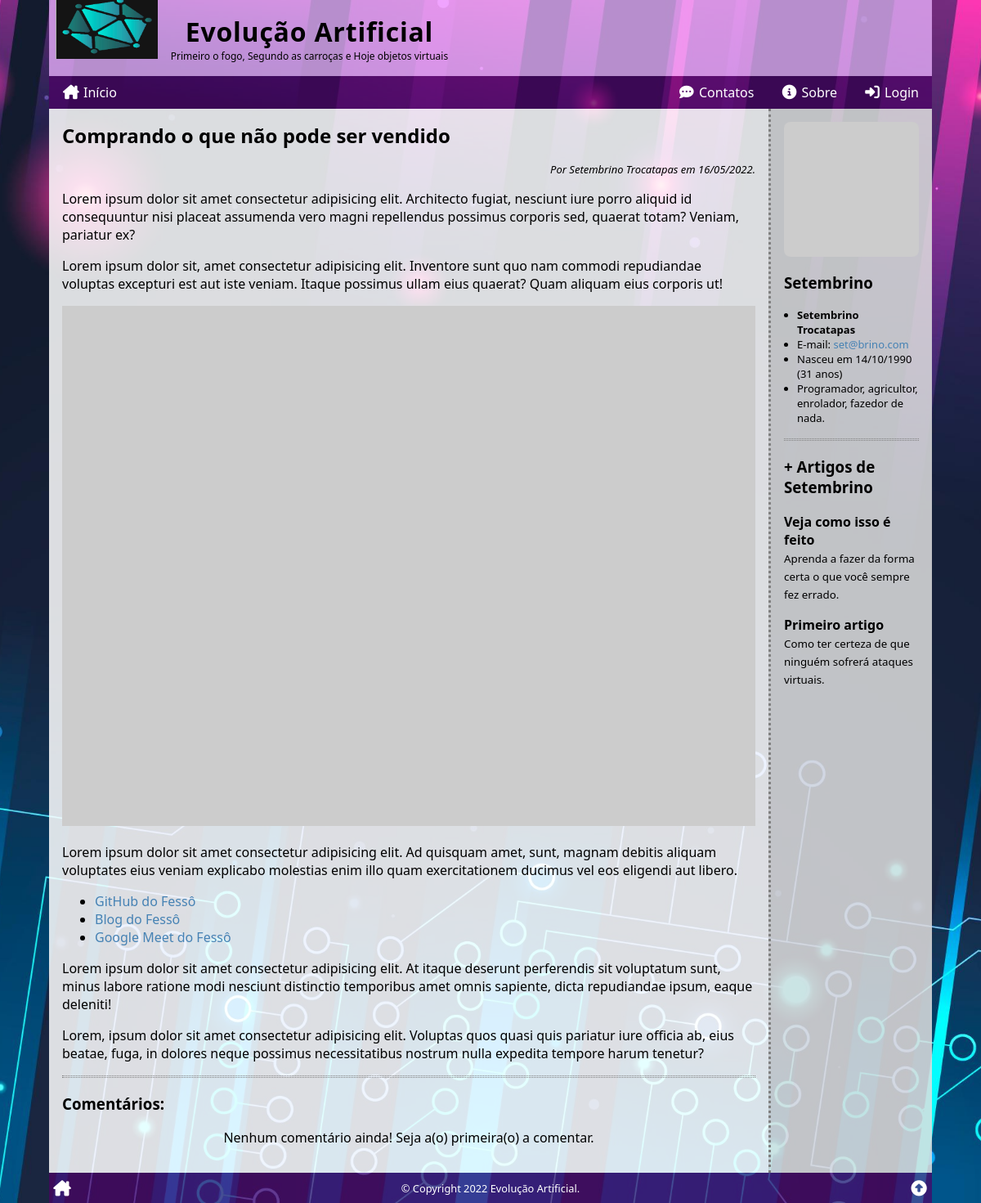
The page /ler/?id=3 on the database its author committed.
### tables this page shows
CREATE TABLE articles (
    art_id INT PRIMARY KEY AUTO_INCREMENT,
    art_title VARCHAR(127),
    art_intro VARCHAR(255),
    art_thumb VARCHAR(255),
    art_content TEXT,
    art_author INT,
    art_date TIMESTAMP DEFAULT CURRENT_TIMESTAMP,
    art_views INT DEFAULT '0',
    art_status ENUM('on', 'off', 'deleted') DEFAULT 'on',
    FOREIGN KEY (art_author) REFERENCES users (user_id)
);

CREATE TABLE users (
    user_id INT PRIMARY KEY AUTO_INCREMENT,
    user_name VARCHAR(255),
    user_email VARCHAR(255),
    user_birth DATE,
    user_photo VARCHAR(255),
    user_date TIMESTAMP DEFAULT CURRENT_TIMESTAMP,
    user_profile TEXT,
    user_password VARCHAR(255),
    user_type ENUM('user', 'author', 'admin') DEFAULT 'user',
    user_status ENUM('on', 'off', 'deleted') DEFAULT 'on'
);

### _config.php (called while the page is built, shortened)
<?php
function get_years_old($birth)
{
    $n = array(date('Y'), date('m'), date('d'));
    $b = explode('-', $birth);
    $yo = $n[0] - $b[0];
    if ($n[1] < $b[1]) {
        $yo--;
    } elseif ($n[1] == $b[1] and $n[2] <= $b[2]) {
        $yo--;
    }
    return $yo;
}

### ler/index.php (the view, shortened to what this page needs)
<?php
require($_SERVER['DOCUMENT_ROOT'] . '/_config.php');
$comment_list = '';
if (isset($_GET['id'])) $id = intval($_GET['id']);
else $id = 0;
$sql = <<<SQL
SELECT *,
	    -- DATE_FORMAT(art_date, '%d/%m/%Y às %H:%i') AS date_br,
        DATE_FORMAT(art_date, '%d/%m/%Y') AS date_br,
        DATE_FORMAT(user_birth, '%d/%m/%Y') AS birth_br
    FROM `articles`
INNER JOIN `users` ON art_author = user_id
WHERE art_id = '{$id}'
    AND art_status = 'on'
    AND art_date <= NOW();
SQL;
$res = $conn->query($sql);
$artigo = $res->fetch_assoc();
$html_article = <<<HTML
<h2>{$artigo['art_title']}</h2>
<div class="author-date">
    Por {$artigo['user_name']} em {$artigo['date_br']}.
</div>
<div>{$artigo['art_content']}</div>
HTML;
$nome = explode(' ', $artigo['user_name'])[0];
$idade = get_years_old($artigo['user_birth']);
$html_author = <<<HTML
<div class="author-meta">
    <img src="{$artigo['user_photo']}" alt="{$artigo['user_name']}">
    <h3>{$nome}</h3>
    <ul>
        <li><strong>{$artigo['user_name']}</strong></li>
        <li>E-mail: <a href="mailto:{$artigo['user_email']}" target="_blank">{$artigo['user_email']}</a></li>
        <li>Nasceu em {$artigo['birth_br']} ({$idade} anos)</li>
        <li>{$artigo['user_profile']}</li>
    </ul>
</div>
HTML;
$sql = <<<SQL
SELECT art_id, art_title, art_intro
FROM `articles`
WHERE art_author = '{$artigo['user_id']}'
    AND art_id != '{$artigo['art_id']}'
	AND art_status = 'on'
    AND art_date <= NOW()
ORDER BY RAND()
LIMIT 4;
SQL;
$res = $conn->query($sql);
if ($res->num_rows > 0) :
    $html_author .= <<<HTML
<div class="author-articles">
    <hr class="divider">
    <h3>+ Artigos de {$nome}</h3>
HTML;
    while ($mais_artigos = $res->fetch_assoc()) :
        $html_author .= <<<HTML
    <div class="author-article" onclick="location.href='/ler/?id={$mais_artigos['art_id']}'">
        <h4>{$mais_artigos['art_title']}</h4>
        <small>{$mais_artigos['art_intro']}</small>
    </div>
HTML;
    endwhile;
    $html_author .= "</div>";
endif;
$sql = <<<SQL
SELECT comments.*, users.user_name, users.user_photo,
DATE_FORMAT(cmt_date, '%d/%m/%Y às %H:%i') AS cmt_date_br
 FROM comments
 INNER JOIN users ON cmt_author = user_id
WHERE cmt_article = '{$id}'
AND cmt_status = 'on'
ORDER BY cmt_date DESC;
SQL;
$res = $conn->query($sql);
if ($res->num_rows > 0) :
    while ($cmt = $res->fetch_assoc()) :
        $comment_list .= <<<HTML
     <div class="comment">
        <div class="comment-meta">
            Por {$cmt['user_name']} em {$cmt['cmt_date_br']}.
        </div>
        {$cmt['cmt_comment']}
     </div>
HTML;
    endwhile;
else :
    $comment_list = '<p class="text-center">Nenhum comentário ainda! Seja a(o) primeira(o) a comentar.</p>';
endif;
require($_SERVER['DOCUMENT_ROOT'] . '/_header.php');
?>
<section>
    <?php
    echo $html_article;
    ?>
    <hr class="divider">
    <h3>Comentários:</h3>
    <?php echo $comment_list; ?>
</section>
<aside>
    <?php
    echo $html_author;
    ?>
</aside>
<?php
require($_SERVER['DOCUMENT_ROOT'] . '/_footer.php');

### ler/style.css (style rules this page uses)
.author-date { margin-top: 1rem; font-size: small; text-align: right; font-style: italic; }
section img { width: 100%; max-width: auto; }
.author-meta img { display: block; width: 100%; max-width: 200px; margin: auto; border-radius: .5rem; }
.author-meta ul { font-size: small; margin: 0; padding-left: 1rem; }
.author-article { cursor: pointer; margin-bottom: 1rem; }
.author-article:last-child { margin-bottom: 0; }
.author-article h4 { margin: 0; }

### style.css (style rules this page uses)
* { box-sizing: border-box; outline: none; transition: .2s; }
html, body { position: relative; width: 100%; height: 100%; padding: 0; margin: 0; font-family: 'Segoe UI', Tahoma, Geneva, Verdana, sans-serif; font-size: 16px; }
a { color: steelblue; text-decoration: none; }
header, nav, section, article, main, aside, footer { display: block; }
body { background-color: rgb(170, 170, 170); background-attachment: fixed; background-image: url('/img/6081475.jpg'); background-position: center; background-repeat: no-repeat; background-size: cover; }
.wrap>main>section, .wrap>main>aside { padding: 1rem; }
.wrap>main>section { flex-grow: 1; background-color: rgba(255, 255, 255, .85); }
.wrap>main>aside { border-top: 3px dotted grey; background: rgba(224, 224, 224, .85); }
.wrap>main>section>h2:first-child, .wrap>main>aside>h3:first-child { margin: 0; }
.text-center { text-align: center; }
hr.divider { border: none; border-top: 1px dotted grey; border-bottom: 1px dotted grey; height: 3px; margin: 1rem 0; }
@media (min-width: 768px) { .wrap>main>aside { border-top: none; border-left: 3px dotted grey; flex: 0 0 200px; } }

### rows shown on the page
articles: art_title "Comprando o que não pode ser vendido", art_author.user_name "Setembrino Trocatapas", art_content "Lorem ipsum dolor sit amet consectetur adipisicing elit. Architecto fugiat, nesciunt iure porro aliquid id consequuntur nisi placeat assumenda vero magni repellendus possimus corporis sed, quaerat totam? Veniam, pariatur ex? Lorem ipsum dolor sit, amet consectetur adipisicing elit. Inventore sunt quo nam commodi repudiandae voluptas excepturi est aut iste veniam. Itaque possimus ullam eius quaerat? Quam aliquam eius corporis ut! Lorem ipsum dolor sit amet consectetur adipisicing elit. Ad quisquam amet, sunt, magnam debitis aliquam voluptates eius veniam explicabo molestias enim illo quam exercitationem ducimus vel eos eligendi aut libero. GitHub do Fessô Blog do Fessô Google Meet do Fessô…", art_author.user_name "Setembrino", art_author.user_email "set@brino.com", art_author.user_birth "31", art_author.user_profile "Programador, agricultor, enrolador, fazedor de nada."
articles: art_title "Veja como isso é feito", art_intro "Aprenda a fazer da forma certa o que você sempre fez errado."
articles: art_title "Primeiro artigo", art_intro "Como ter certeza de que ninguém sofrerá ataques virtuais."

### other values the page prints
$artigo['date_br'] "16/05/2022"
$artigo['birth_br'] "14/10/1990"
